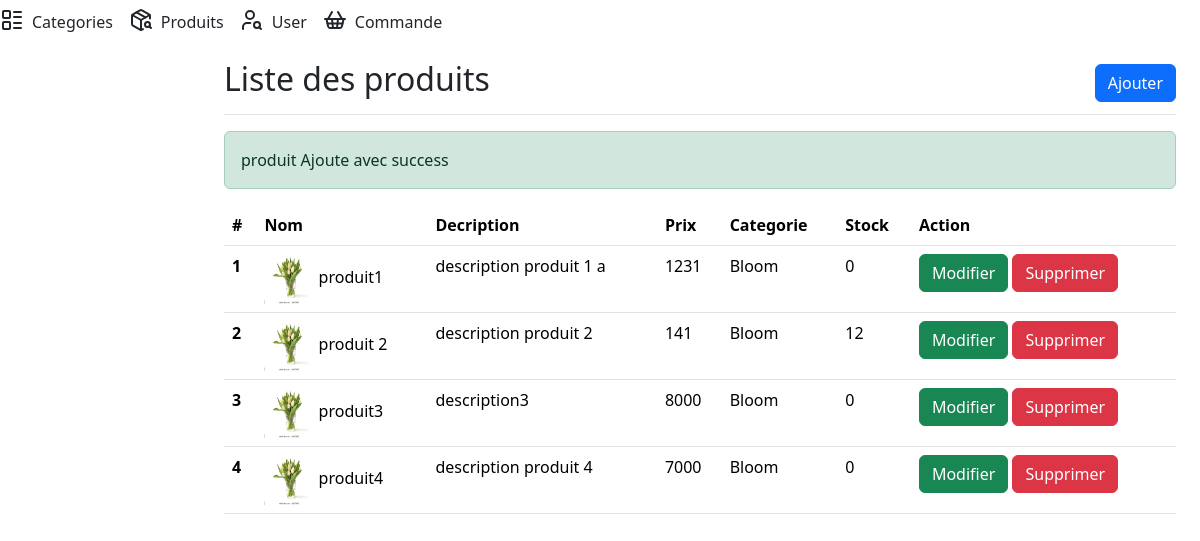
The page /admin/produits/liste.php?ajout=ok on the database as committed earlier.
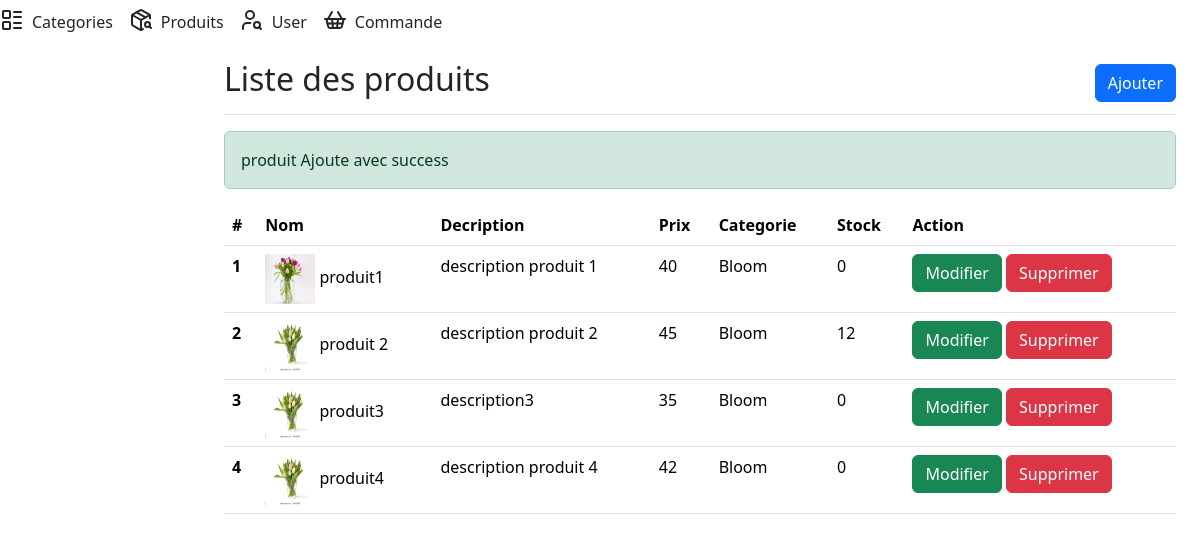
The same page on the database as committed later.
### tables this page shows
CREATE TABLE `produit` (
  `id` int(11) NOT NULL,
  `nom` varchar(255) NOT NULL,
  `prix` float NOT NULL,
  `description` text NOT NULL,
  `image` text NOT NULL,
  `categorie` int(11) NOT NULL,
  `stock` int(11) NOT NULL,
  `date_creation` date NOT NULL,
  `date_modification` date NOT NULL
);

CREATE TABLE `categories` (
  `id` int(11) NOT NULL,
  `nom` varchar(255) NOT NULL,
  `description` varchar(255) NOT NULL,
  `image` varchar(255) NOT NULL,
  `createur` int(11) NOT NULL,
  `date_creation` date NOT NULL,
  `date_modification` date NOT NULL
);

### config/functions.php (called while the page is built, shortened)
<?php
function connectToDatabase(){
    try {
        $conn = new PDO("mysql:host=" . MONHOST . ";dbname=" . MABD, MONUSER, MONPWD);
        $conn->setAttribute(PDO::ATTR_ERRMODE, PDO::ERRMODE_EXCEPTION);
        return $conn;
    } catch (PDOException $e) {
        echo "Erreur de connexion à la base de données : " . $e->getMessage();
        die();
    }
}
function getAllProducts($conn){
    $requete = "SELECT * FROM produit";
    $resultat = $conn->query($requete);
    $produit = $resultat->fetchAll();
    return $produit;
}
$conn = connectToDatabase();
$produits = getAllProducts($conn);
function getCategorieById($conn,$id){
    $requette ="SELECT * FROM categories WHERE id =$id  ";
    $statement = $conn->prepare($requette);
    $statement->execute();
    $resultats = $statement->fetch();
    return $resultats;
}
?>

### admin/produits/liste.php (the view, shortened to what this page needs)
<?php
include "../../config/functions.php";
$produits=getAllProducts($conn);
include "../template/header.php";
?>
<div class="container-fluid">
  <div class="row">
  <?php
   include "../template/navigation.php";
?>
    <div class="col-md-9 ms-sm-auto col-lg-10 px-md-4">
      <div class="d-flex justify-content-between flex-wrap flex-md-nowrap align-items-center pt-3 pb-2 mb-3 border-bottom">
        <h1 class="h2">Liste des produits</h1>
        <div>
        <a class="btn btn-primary" data-bs-toggle="modal" data-bs-target="#exampleModal">Ajouter</a>
        </div>
      </div>
      <div>
      <?php
          if(isset($_GET['ajout']) && $_GET['ajout'] =="ok" ){
            print'<div class="alert alert-success">
            produit Ajoute avec success
              </div>';
                  }
                 ?>
      <table class="table">
          <thead>
            <tr>
              <th scope="col">#</th>
              <th scope="col">Nom</th>
              <th scope="col">Decription</th>
              <th scope="col">Prix</th>
              <th scope="col">Categorie</th>
              <th scope="col">Stock</th>
              <th scope="col">Action</th>
            </tr>
          </thead>
          <tbody>
          <?php
          foreach($produits as $i => $p){
              $CategorieById = getCategorieById($conn, $p['categorie']);
            $i++;
                     print'<tr>
                     <th scope="row">'.$i.'</th>
                     <td>
                     <img src="../../assets/img/'.$p['image'].'" width="50" height="50" /> '. $p['nom'].'
                     </td>
                     <td>'.$p['description'].'</td>
                     <td>'.$p['prix'].'</td>
                     <td>'.$CategorieById['nom'].'</tWd>
                     <td>'.$p['stock'].'</td>
                     <td>
                           <a data-bs-toggle="modal" data-bs-target="#editModal'.$p['id'].'" class="btn btn-success">Modifier</a>
                           <a href="supprimer.php?idc='.$p['id'].'"class="btn btn-danger">Supprimer</a>
                     </td>
                   </tr>';
          }
          ?>
          </tbody>
        </table>
      </div>
    </div>
  </div>
</div>
<?php
include "../template/footer.php";
?>

### admin/template/header.php (shortened to what this page needs)
<!doctype html>
<html lang="en" data-bs-theme="auto">
  <head>
    <link rel="stylesheet" href="https://cdn.jsdelivr.net/npm/@docsearch/css@3">
    <link href="https://cdn.jsdelivr.net/npm/bootstrap@5.3.3/dist/css/bootstrap.min.css" rel="stylesheet">
    <link href="https://cdn.jsdelivr.net/npm/bootstrap-icons@1.10.5/font/bootstrap-icons.min.css" rel="stylesheet">
  </head>
<body>

### admin/template/navigation.php
<div class="contianer">
<nav class="navbar">
<div class="row d-flex">
              <a class="nav-link d-flex align-items-center gap-2" href="/projet-web-agl/admin/categories/liste.php">
                <i data-lucide="layout-list" class="d-block mb-1"></i>
                Categories
              </a>
              <a class="nav-link d-flex align-items-center gap-2" href="/projet-web-agl/admin/produits/liste.php">
                <i data-lucide="package-search" class="d-block mb-1"></i>
                Produits
              </a>
              <a class="nav-link d-flex align-items-center gap-2" href="/projet-web-agl/admin/visiteurs/liste.php">
                <i data-lucide="user-search" class="d-block mb-1"></i>
                User
              </a>
              <a class="nav-link d-flex align-items-center gap-2" href="/projet-web-agl/admin/commande/liste.php">
                <i data-lucide="shopping-basket" class="d-block mb-1"></i>
                Commande
              </a>
</div>
</nav>
</div>

### admin/template/footer.php (shortened to what this page needs)
</body>
</html>

### admin/template/header.php (style rules this page uses)
.nav-link { width: fit-content; margin-right: 1rem ; }

Rows that differ between the two databases and show on the page:
changed produit "produit1": image: a different picture; description "description produit 1 a" → "description produit 1"; prix "1231" → "40"
changed produit "produit 2": prix "141" → "45"
changed produit "produit3": prix "8000" → "35"
changed produit "produit4": prix "7000" → "42"
